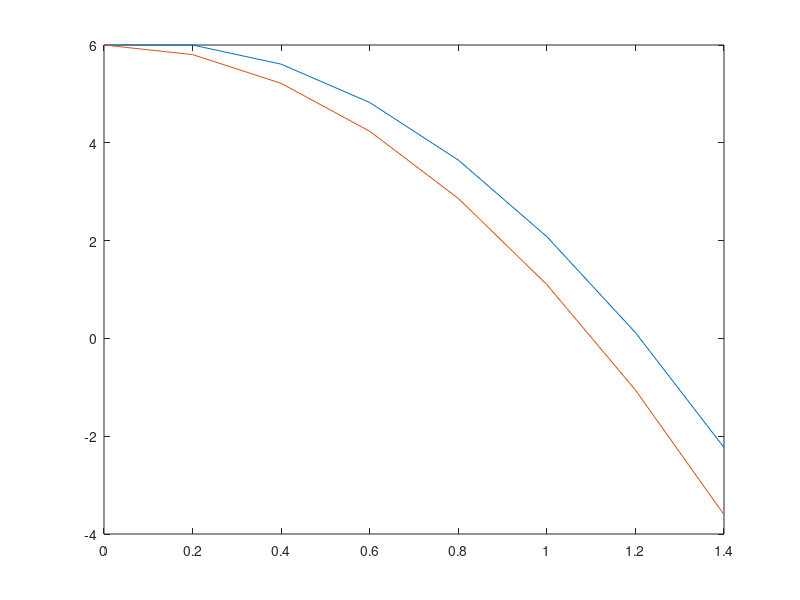

MATLAB code to generate this figure:
clc;
clear all;
close all; 

t0 = 0;
tf = 1.6;
h = 0.2;
t = t0:h:tf;
N = length(t);
v0 = 0;
m = 0.150;
g = 9.8;
v = zeros(N,1);
z = zeros(N,1);
v(1) = 0;
z(1) = 6;

for k=2:N-1
    za = z(1) - 0.5*g*t.^2;
    if za(k+1)<0
        break
    end
end

 
 for k=1:N-1
    v(k+1) = v(k) + (-g)*h ;
 end

for k=1:N-1
    z(k+1) = z(k) +v(k)*h ;
    if z(k+1)<0
        break
    end
end

plot(t(1:k+1),z(1:k+1),t(1:k+1),za(1:k+1))


tsolo = interp1(z(k:k+1),t(k:k+1),0,'linear')

vsolo = v(1) - g*tsolo
